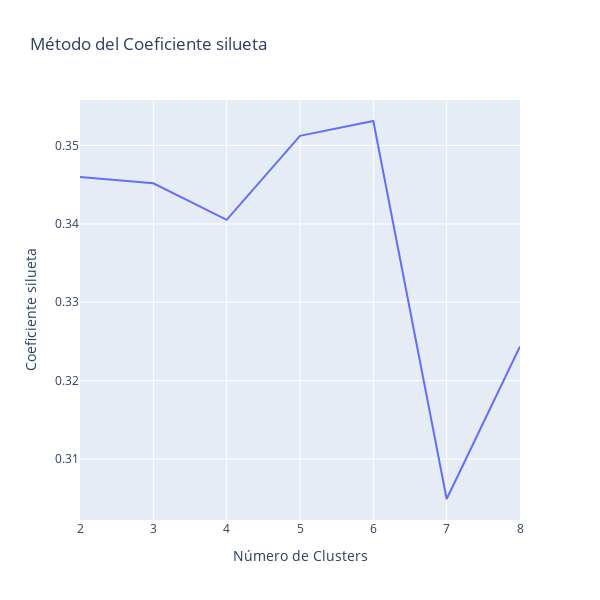

This figure's notebook cell:
### Markdown cell above
### Coeficiente silueta

### Code cell
sc = {"Número de Clusters":[],
      "Coeficiente silueta":[]}

for k in range(2,9):
      kmeans = KMeans(n_clusters=k, random_state=42).fit(data)
      label = kmeans.labels_
      sil_coeff = silhouette_score(data,label,metric = 'euclidean')
      sc["Número de Clusters"].append(k)
      sc["Coeficiente silueta"].append(sil_coeff)

fig = px.line(sc, x="Número de Clusters", y="Coeficiente silueta",
             title="Método del Coeficiente silueta", width=600, height=600)

fig.show()

### Figure 1 — Plotly figure (JSON) as saved in the notebook; plotly's stock layout.template omitted (floating-point values rounded to 4 significant figures)
{"data": [{"hovertemplate": "Número de Clusters=%{x}<br>Coeficiente silueta=%{y}<extra></extra>", "legendgroup": "", "line": {"color": "#636efa", "dash": "solid"}, "marker": {"symbol": "circle"}, "mode": "lines", "name": "", "orientation": "v", "showlegend": false, "type": "scatter", "x": [2, 3, 4, 5, 6, 7, 8], "xaxis": "x", "y": [0.346, 0.3452, 0.3405, 0.3512, 0.3531, 0.3049, 0.3244], "yaxis": "y"}], "layout": {"height": 600, "legend": {"tracegroupgap": 0}, "title": {"text": "Método del Coeficiente silueta"}, "width": 600, "xaxis": {"anchor": "y", "domain": [0, 1], "title": {"text": "Número de Clusters"}}, "yaxis": {"anchor": "x", "domain": [0, 1], "title": {"text": "Coeficiente silueta"}}}}
